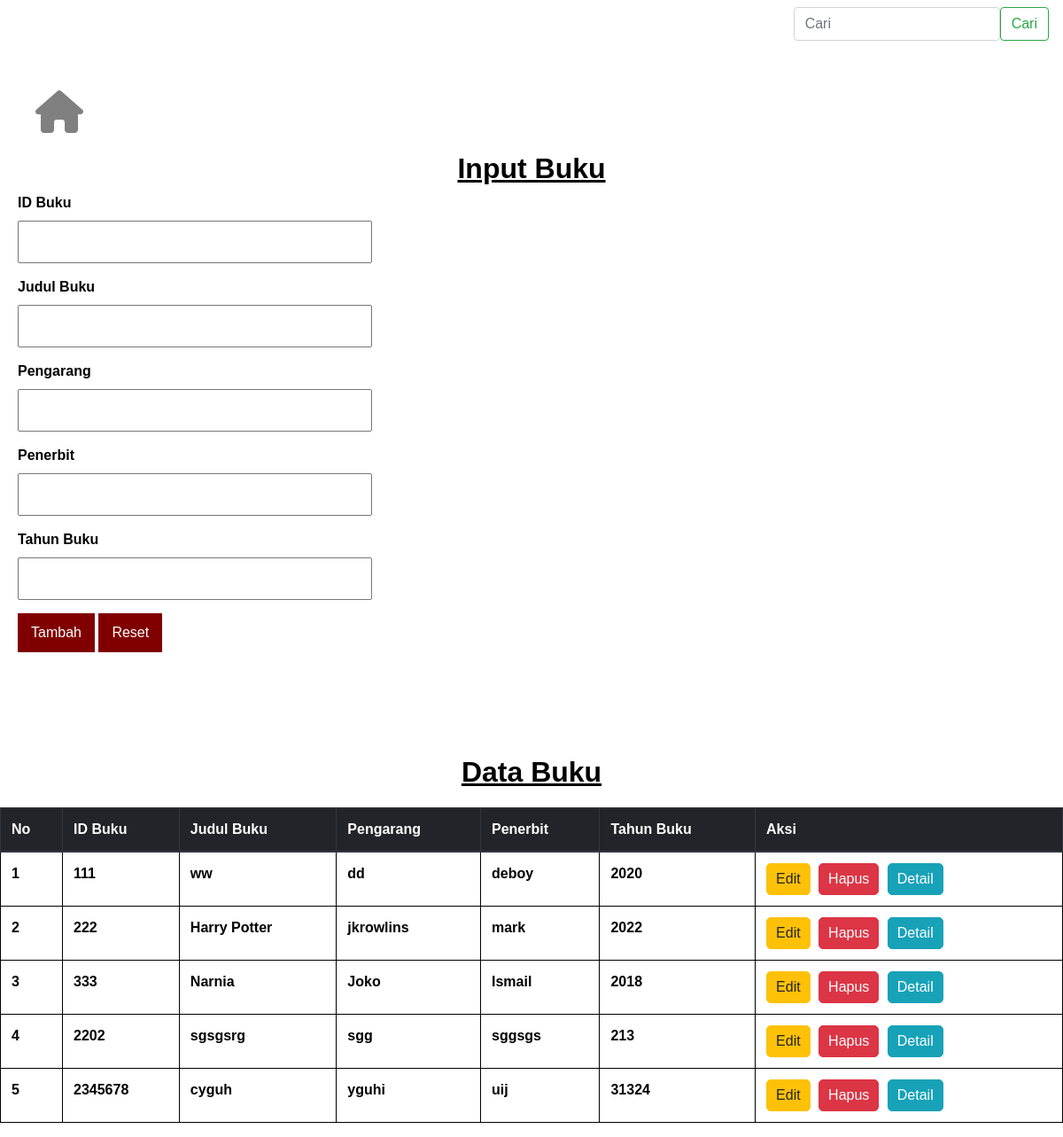
The app's page /buku.php with its own data.
### tables this page shows
CREATE TABLE `buku` (
  `id_buku` int(11) NOT NULL,
  `judul_buku` varchar(50) NOT NULL,
  `pengarang` varchar(50) NOT NULL,
  `penerbit` varchar(50) NOT NULL,
  `tahun_buku` varchar(30) NOT NULL,
  `status` varchar(50) NOT NULL DEFAULT '''belum dipinjam'';'
);

### buku.php (the view, shortened to what this page needs)
<?php
require_once 'koneksi.php';
?>
<!DOCTYPE html>
<html lang="en">
<head>
  <link rel="stylesheet" href="https://cdnjs.cloudflare.com/ajax/libs/font-awesome/6.4.2/css/all.min.css">
  <link rel="stylesheet" href="https://maxcdn.bootstrapcdn.com/bootstrap/4.0.0/css/bootstrap.min.css">
  <link rel="stylesheet" type="text/css" href="Style.css">
</head>
<body>
  <nav class="navbar" style="background-color: transparent;">
    <form class="d-flex" role="search" method="GET" action="pencarian.php">
      <input class="form-control me-2" type="search" name="query" placeholder="Cari" aria-label="Cari">
      <button class="btn btn-outline-success" type="submit">Cari</button>
    </form>
  </nav>
  <br><br><a href="index.php" style="color: #808080; margin-left: 40px; margin-bottom: 40px;">
    <i class="fa-solid fa-house fa-3x"></i>
  </a>
  <div class="content">
    <h2><u>Input Buku</u></h2>
    <form action="buku_save.php" method="POST">
      <label for="">ID Buku</label><br>
      <input type="number" name="id_buku" required>
      <label for="">Judul Buku</label><br>
      <input type="text" name="judul_buku" required>
      <label for="">Pengarang</label>
      <input type="text" name="pengarang" required>
      <label for="">Penerbit</label>
      <input type="text" name="penerbit" required>
      <label for="">Tahun Buku</label>
      <input type="number" name="tahun_buku" required>
      <input type="submit" name="submit_insert" value="Tambah">
      <input type="reset" name="reset_insert" value="Reset">
      <br><br><br><br><br>
    </form>
  </div>
  <h2><u>Data Buku</u></h2>
  <table class="table">
    <thead class="thead-dark">
      <tr>
        <th scope="col">No</th>
        <th scope="col">ID Buku</th>
        <th scope="col">Judul Buku</th>
        <th scope="col">Pengarang</th>
        <th scope="col">Penerbit</th>
        <th scope="col">Tahun Buku</th>
        <th scope="col">Aksi</th>
      </tr>
    </thead>
    <tbody>
      <?php
      $sql = $con->query("SELECT * FROM buku");
      $no = 1;
      while ($row = $sql->fetch()) { ?>
        <tr>
          <th scope='row'>
            <?php echo $no; ?>
          </th>
          <td>
            <?php echo $row['id_buku'] ?>
          </td>
          <td>
            <?php echo $row['judul_buku'] ?>
          </td>
          <td>
            <?php echo $row['pengarang'] ?>
          </td>
          <td>
            <?php echo $row['penerbit'] ?>
          </td>
          <td>
            <?php echo $row['tahun_buku'] ?>
          </td>
          <td>
            <a href="buku_edit.php&id_buku=<?php echo $row['id_buku']; ?>"
              onclick="return confirm ('Apakah anda ingin mengedit data ini')" class='btn btn-warning'>Edit</a>
            <a href="buku_delete.php&id_buku=<?php echo $row['id_buku']; ?>"
              onclick="return confirm ('Anda yakin ingin menghapus data ini')" class='btn btn-danger'>Hapus</a>
            <a href="tbl_detail.php&id_buku=<?php echo $row['id_buku']; ?>" class='btn btn-info'>Detail</a>
          </td>
        </tr>
        <?php
        $no++;
      }
      ?>
    </tbody>
  </table>
</html>

### Style.css (style rules this page uses)
body { font-family: 'Arial', sans-serif; margin: 0; padding: 0; }
h1, h2 { color: #000000; text-align: center; font-weight: bold; }
nav { background-color: #000000; }
.content { margin: 20px; }
table { width: 100%; border-collapse: collapse; margin-top: 20px; }
table, th, td { border: 1px solid #000000; }
th, td { padding: 12px; text-align: left; color: #000000; font-weight: bold; }
thead { color: #000000; }
form { max-width: 400px; color: #000000; font-weight: bold; }
label { margin-bottom: 8px; font-weight: bold; }
input[type="text"], input[type="number"] { width: 100%; padding: 10px; margin-bottom: 15px; box-sizing: border-box; }
input[type="submit"], input[type="reset"] { background-color: #800000; color: #fff; padding: 10px 15px; border: none; cursor: pointer; }
tbody { color: #ffffff; }
td { padding: 12px; text-align: left; }
td:last-child a { display: inline-block; margin-right: 5px; padding: 5px 10px; text-decoration: none; border-radius: 5px; }

### buku.php (style rules this page uses)
body { background-image: url('img/buku.jpg'); background-size: cover; }

### records on screen
buku: id_buku "111", judul_buku "ww", pengarang "dd", penerbit "deboy", tahun_buku "2020"
buku: id_buku "222", judul_buku "Harry Potter", pengarang "jkrowlins", penerbit "mark", tahun_buku "2022"
buku: id_buku "333", judul_buku "Narnia", pengarang "Joko", penerbit "Ismail", tahun_buku "2018"
buku: id_buku "2202", judul_buku "sgsgsrg", pengarang "sgg", penerbit "sggsgs", tahun_buku "213"
buku: id_buku "2345678", judul_buku "cyguh", pengarang "yguhi", penerbit "uij", tahun_buku "31324"
